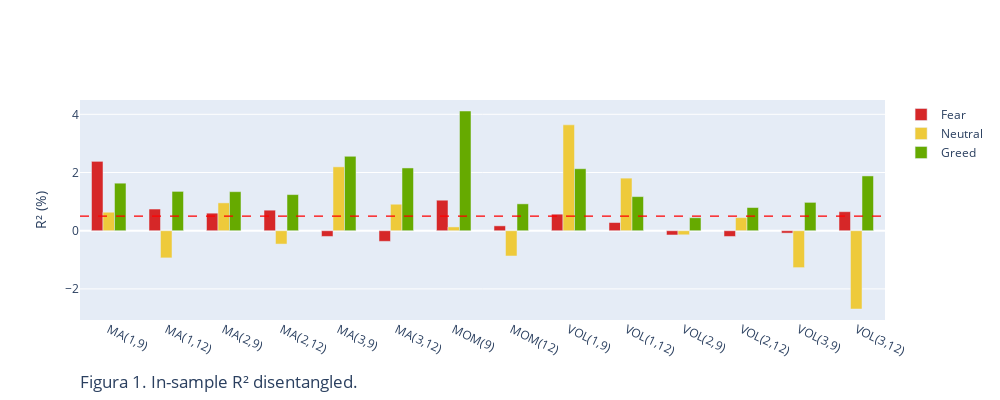

The code cell stored with this chart in its notebook:
### Code cell
r2_df.index = ['MA(1,9)','MA(1,12)','MA(2,9)','MA(2,12)','MA(3,9)','MA(3,12)','MOM(9)','MOM(12)','VOL(1,9)','VOL(1,12)','VOL(2,9)','VOL(2,12)','VOL(3,9)','VOL(3,12)']

cores2 = [px.colors.qualitative.D3[3], px.colors.qualitative.T10[5], px.colors.qualitative.G10[7]]

fig = px.bar(r2_df*100, r2_df.index, ["Fear", "Neutral", "Greed"], 
             title="Figura 1. In-sample R² disentangled.", color_discrete_sequence=cores2,
             labels={"value": "R² (%)", "index": "", "variable": ""})
fig.add_hline(y=0.5, line_width=1.2, line_dash="dash", line_color="red")
fig.update_layout(barmode='group',bargroupgap=0, bargap=0.4, width=1000, height=400, title_x=0.08, title_y=0.03)
fig.update_xaxes(tickangle=25)
fig.show()

### Figure 1 — Plotly figure (JSON) as saved in the notebook; plotly's stock layout.template omitted (floating-point values rounded to 4 significant figures)
{"data": [{"alignmentgroup": "True", "hovertemplate": "=%{x}<br>R² (%)=%{y}<extra></extra>", "legendgroup": "Fear", "marker": {"color": "#D62728", "pattern": {"shape": ""}}, "name": "Fear", "offsetgroup": "Fear", "orientation": "v", "showlegend": true, "textposition": "auto", "type": "bar", "x": ["MA(1,9)", "MA(1,12)", "MA(2,9)", "MA(2,12)", "MA(3,9)", "MA(3,12)", "MOM(9)", "MOM(12)", "VOL(1,9)", "VOL(1,12)", "VOL(2,9)", "VOL(2,12)", "VOL(3,9)", "VOL(3,12)"], "xaxis": "x", "y": [2.384, 0.7452, 0.603, 0.706, -0.1969, -0.3651, 1.048, 0.1676, 0.5682, 0.2814, -0.1465, -0.1972, -0.0821, 0.6539], "yaxis": "y"}, {"alignmentgroup": "True", "hovertemplate": "=%{x}<br>R² (%)=%{y}<extra></extra>", "legendgroup": "Neutral", "marker": {"color": "#EECA3B", "pattern": {"shape": ""}}, "name": "Neutral", "offsetgroup": "Neutral", "orientation": "v", "showlegend": true, "textposition": "auto", "type": "bar", "x": ["MA(1,9)", "MA(1,12)", "MA(2,9)", "MA(2,12)", "MA(3,9)", "MA(3,12)", "MOM(9)", "MOM(12)", "VOL(1,9)", "VOL(1,12)", "VOL(2,9)", "VOL(2,12)", "VOL(3,9)", "VOL(3,12)"], "xaxis": "x", "y": [0.6353, -0.9334, 0.957, -0.4587, 2.195, 0.9103, 0.1307, -0.8681, 3.638, 1.807, -0.14, 0.4503, -1.268, -2.69], "yaxis": "y"}, {"alignmentgroup": "True", "hovertemplate": "=%{x}<br>R² (%)=%{y}<extra></extra>", "legendgroup": "Greed", "marker": {"color": "#66AA00", "pattern": {"shape": ""}}, "name": "Greed", "offsetgroup": "Greed", "orientation": "v", "showlegend": true, "textposition": "auto", "type": "bar", "x": ["MA(1,9)", "MA(1,12)", "MA(2,9)", "MA(2,12)", "MA(3,9)", "MA(3,12)", "MOM(9)", "MOM(12)", "VOL(1,9)", "VOL(1,12)", "VOL(2,9)", "VOL(2,12)", "VOL(3,9)", "VOL(3,12)"], "xaxis": "x", "y": [1.633, 1.352, 1.341, 1.242, 2.558, 2.157, 4.113, 0.9238, 2.131, 1.172, 0.447, 0.7967, 0.974, 1.882], "yaxis": "y"}], "layout": {"bargap": 0.4, "bargroupgap": 0, "barmode": "group", "height": 400, "legend": {"title": {"text": ""}, "tracegroupgap": 0}, "shapes": [{"line": {"color": "red", "dash": "dash", "width": 1.2}, "type": "line", "x0": 0, "x1": 1, "xref": "x domain", "y0": 0.5, "y1": 0.5, "yref": "y"}], "title": {"text": "Figura 1. In-sample R² disentangled.", "x": 0.08, "y": 0.03}, "width": 1000, "xaxis": {"anchor": "y", "domain": [0, 1], "tickangle": 25, "title": {"text": ""}}, "yaxis": {"anchor": "x", "domain": [0, 1], "title": {"text": "R² (%)"}}}}
